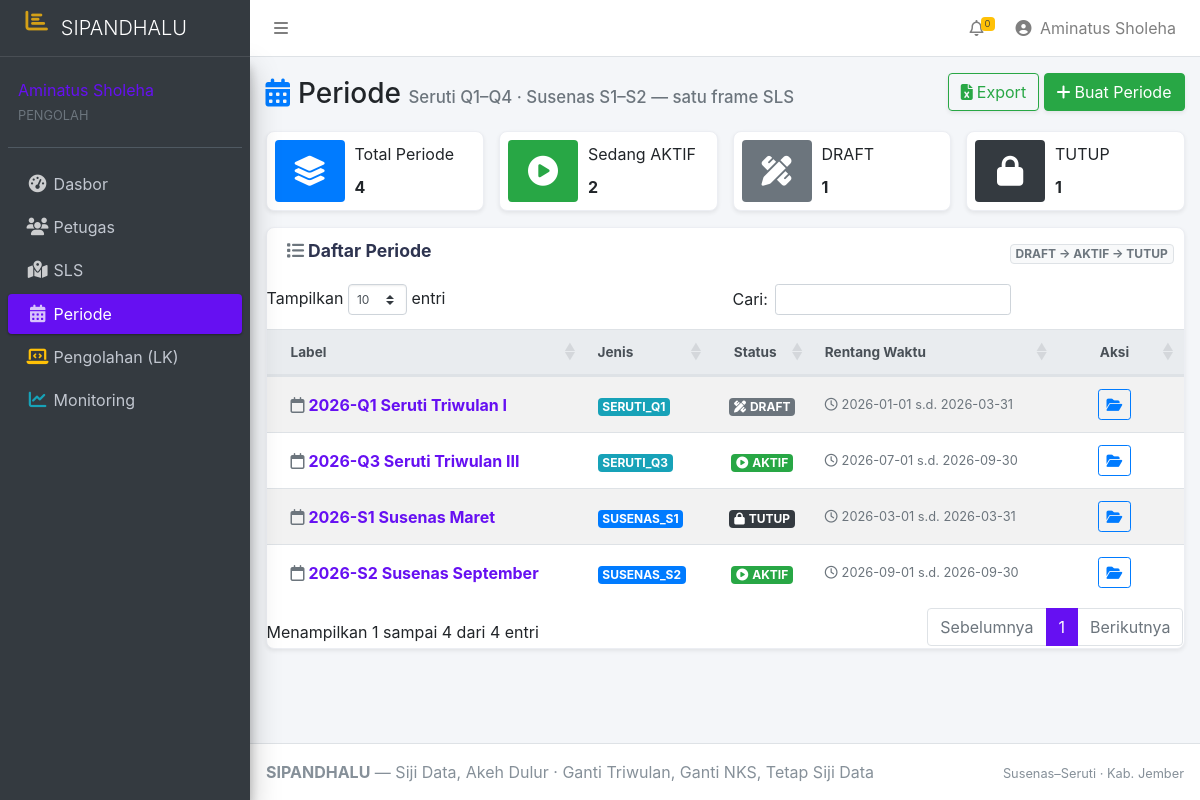
The app's page /periode (signed in) with its own data.
### tables this page shows
CREATE TABLE `periode`  (
  `id` int UNSIGNED NOT NULL AUTO_INCREMENT,
  `tahun` smallint UNSIGNED NOT NULL,
  `jenis` enum('SERUTI_Q1','SERUTI_Q2','SERUTI_Q3','SERUTI_Q4','SUSENAS_S1','SUSENAS_S2') NOT NULL,
  `label` varchar(100) NOT NULL,
  `tgl_mulai` date NULL DEFAULT NULL,
  `tgl_selesai` date NULL DEFAULT NULL,
  `status` enum('DRAFT','AKTIF','TUTUP') NOT NULL DEFAULT 'DRAFT',
  `catatan` text NULL,
  `created_at` timestamp NULL DEFAULT CURRENT_TIMESTAMP,
  `updated_at` timestamp NULL DEFAULT CURRENT_TIMESTAMP ON UPDATE CURRENT_TIMESTAMP,
  PRIMARY KEY (`id`) USING BTREE,
  UNIQUE INDEX `uq_periode`(`tahun` ASC, `jenis` ASC) USING BTREE,
  INDEX `ix_periode_status`(`status` ASC, `tahun` ASC) USING BTREE
);

### app/Core/Response.php (called while the page is built, shortened)
<?php
final class Response
{
    public static function view(string $template, array $data = [], int $httpCode = 200): void
    {
        extract($data, EXTR_OVERWRITE);
        $file = dirname(__DIR__) . '/Views/' . $template;
        require $file;
        exit;
    }
}

### app/Controllers/PeriodeController.php (called while the page is built, shortened)
<?php
final class PeriodeController
{
    private PeriodeRepository $per;
    public function __construct()
    {
        $pdo = Database::connection();
        $this->per = new PeriodeRepository($pdo);
    }
    public function index(Request $req, array $params = []): void
    {
        Response::view('periode/index.phtml', [
            'rows' => $this->per->all(),
            'success' => Session::flash('success'), 'error' => Session::flash('error'),
            'import_errors' => Session::flash('import_errors') ?? [],
        ]);
    }
}

### app/Core/bootstrap.php (called while the page is built, shortened)
<?php
$router = new Router();
$router->dispatch(Request::capture());

### public/index.php (called while the page is built, shortened)
<?php
require dirname(__DIR__) . '/app/Core/bootstrap.php';

### app/Repositories/PeriodeRepository.php (called while the page is built, shortened)
<?php
final class PeriodeRepository
{
    public function all(): array
    {
        return $this->pdo->query('SELECT * FROM periode ORDER BY tahun DESC, jenis')->fetchAll();
    }
}

### app/Core/View.php (called while the page is built, shortened)
<?php
final class View
{
    public static function e(?string $v): string
    {
        return htmlspecialchars((string) ($v ?? ''), ENT_QUOTES, 'UTF-8');
    }
}

### app/Views/periode/index.phtml (the view, shortened to what this page needs)
<?php
require __DIR__ . '/../layouts/header.phtml';
?>
<div class="d-flex justify-content-between align-items-center mb-3 flex-wrap">
  <h1 class="h3 mb-0 text-gray-800"><i class="fas fa-calendar-alt mr-2 text-primary"></i>Periode <small class="text-muted h6">Seruti Q1–Q4 · Susenas S1–S2 — satu frame SLS</small></h1>
  <div class="mb-1">
    <a class="btn btn-outline-success shadow-sm" href="/periode/export"><i class="fas fa-file-excel mr-1"></i>Export</a>
    <a class="btn btn-success shadow-sm" href="/periode/baru"><i class="fas fa-plus mr-1"></i>Buat Periode</a>
  </div>
</div>
<?php
$nAktif = count(array_filter($rows, fn ($r) => $r['status'] === 'AKTIF'));
$nDraft = count(array_filter($rows, fn ($r) => $r['status'] === 'DRAFT'));
$nTutup = count(array_filter($rows, fn ($r) => $r['status'] === 'TUTUP'));
?>
<div class="row">
  <div class="col-6 col-md-4 col-xl-3"><div class="info-box shadow-sm mb-3"><span class="info-box-icon bg-primary"><i class="fas fa-layer-group"></i></span><div class="info-box-content"><span class="info-box-text">Total Periode</span><span class="info-box-number"><?= count($rows) ?></span></div></div></div>
  <div class="col-6 col-md-4 col-xl-3"><div class="info-box shadow-sm mb-3"><span class="info-box-icon bg-success"><i class="fas fa-play-circle"></i></span><div class="info-box-content"><span class="info-box-text">Sedang AKTIF</span><span class="info-box-number"><?= $nAktif ?></span></div></div></div>
  <div class="col-6 col-md-4 col-xl-3"><div class="info-box shadow-sm mb-3"><span class="info-box-icon bg-secondary"><i class="fas fa-pencil-ruler"></i></span><div class="info-box-content"><span class="info-box-text">DRAFT</span><span class="info-box-number"><?= $nDraft ?></span></div></div></div>
  <div class="col-6 col-md-4 col-xl-3"><div class="info-box shadow-sm mb-3"><span class="info-box-icon bg-dark"><i class="fas fa-lock"></i></span><div class="info-box-content"><span class="info-box-text">TUTUP</span><span class="info-box-number"><?= $nTutup ?></span></div></div></div>
</div>
<div class="card shadow-sm">
  <div class="card-header border-0">
    <h3 class="card-title font-weight-bold"><i class="fas fa-list mr-1 text-muted"></i>Daftar Periode</h3>
    <div class="card-tools"><span class="badge badge-light border text-muted">DRAFT → AKTIF → TUTUP</span></div>
  </div>
  <div class="card-body p-0 table-responsive">
  <table class="table table-striped table-hover table-valign-middle data-table">
  <thead class="thead-light"><tr><th>Label</th><th>Jenis</th><th class="text-center">Status</th><th>Rentang Waktu</th><th class="text-center" style="width:90px">Aksi</th></tr></thead>
<?php
$badgeJenis = static fn (string $j): string => str_starts_with($j, 'SERUTI') ? 'badge-info' : 'badge-primary';
foreach ($rows as $r):
  $st = $r['status'];
  $badgeSt = ['DRAFT' => 'badge-secondary', 'AKTIF' => 'badge-success', 'TUTUP' => 'badge-dark'][$st] ?? 'badge-light';
  $iconSt = ['DRAFT' => 'fa-pencil-ruler', 'AKTIF' => 'fa-play-circle', 'TUTUP' => 'fa-lock'][$st] ?? 'fa-circle';
?>
  <tr>
    <td><a class="font-weight-bold" href="/periode/<?= (int) $r['id'] ?>"><i class="far fa-calendar mr-1 text-muted"></i><?= \App\Core\View::e($r['label']) ?></a></td>
    <td><span class="badge <?= $badgeJenis((string) $r['jenis']) ?>"><?= \App\Core\View::e($r['jenis']) ?></span></td>
    <td class="text-center"><span class="badge <?= $badgeSt ?>"><i class="fas <?= $iconSt ?> mr-1"></i><?= \App\Core\View::e($st) ?></span></td>
    <td class="text-muted small text-nowrap">
      <?php if (!empty($r['tgl_mulai']) || !empty($r['tgl_selesai'])): ?>
      <i class="far fa-clock mr-1"></i><?= \App\Core\View::e((string) ($r['tgl_mulai'] ?? '—')) ?> s.d. <?= \App\Core\View::e((string) ($r['tgl_selesai'] ?? '—')) ?>
      <?php else: ?><span class="text-muted">—</span><?php endif; ?>
    </td>
    <td class="text-center"><a class="btn btn-sm btn-outline-primary" href="/periode/<?= (int) $r['id'] ?>" data-toggle="tooltip" title="Buka detail periode"><i class="fas fa-folder-open"></i></a></td>
  </tr>
<?php endforeach; ?>
  </table>
  </div>
</div>
<?php require __DIR__ . '/../layouts/footer.phtml'; ?>

### app/Core/Router.php (shortened to what this page needs)
<?php
final class Router
{
    private array $routes = [];
    private function add(string $http, string $path, string $controller, string $method, array $middleware): void
    {
        $this->routes[] = ['method' => $http, 'path' => $path, 'handler' => [$controller, $method], 'middleware' => $middleware];
    }
    public function dispatch(Request $request): void
    {
        foreach ($this->routes as $r) {
            $params = [];
            if ($r['method'] === $request->method && $this->match($r['path'], $request->path, $params)) {
                [$class, $method] = $r['handler'];
                $c = new $class();
                $c->$method($request, $params);
                return;
            }
        }
    }
    private function match(string $pattern, string $path, array &$params): bool
    {
        $regex = preg_replace('#\{([a-zA-Z_]+)\}#', '(?P<$1>[^/]+)', $pattern);
        $regex = '#^' . $regex . '$#';
        if (preg_match($regex, $path, $m)) {
            return true;
        }
        return false;
    }
}

### public/assets/css/app.css (style rules this page uses)
:root { --tembakau:#6F4E37;--daun:#2D6A4F;--emas:#D4A017;--bg:#faf7f0 }
h1,h2,h3 { color:#2e3450;font-weight:600 }
.content h1 small,.content h2 small { color:#6b7280;font-size:.6em }
table.dataTable thead th { font-size:.85rem }
.card-body table { margin:.2rem 0 }
.card.shadow-sm { border:1px solid #eceef3;border-radius:.5rem }
.info-box { border-radius:.5rem;border:1px solid #eceef3 }
:root { --ph-indigo:#2e3450;--ph-emas:#D4A017;--ph-daun:#2D6A4F;--ph-line:#eceef3 }

### records on screen
periode: label "2026-Q1 Seruti Triwulan I", jenis "SERUTI_Q1", status "DRAFT", tgl_mulai "2026-01-01", tgl_selesai "2026-03-31"
periode: label "2026-Q3 Seruti Triwulan III", jenis "SERUTI_Q3", status "AKTIF", tgl_mulai "2026-07-01", tgl_selesai "2026-09-30"
periode: label "2026-S1 Susenas Maret", jenis "SUSENAS_S1", status "TUTUP", tgl_mulai "2026-03-01", tgl_selesai "2026-03-31"
periode: label "2026-S2 Susenas September", jenis "SUSENAS_S2", status "AKTIF", tgl_mulai "2026-09-01", tgl_selesai "2026-09-30"

### other values on screen
$nAktif "2"
$nDraft "1"
$nTutup "1"
